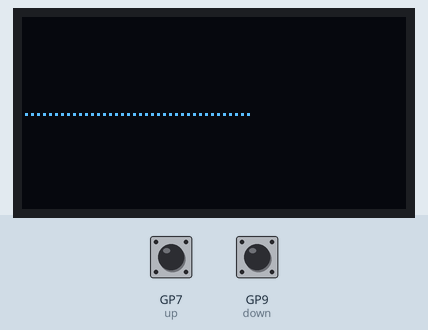
Recording of a program running on a simulated Raspberry Pi Pico running MicroPython. Parts: 128×64 one-colour display. The test bench sets the inputs (shaded band); at power-on: GP7 (up) HIGH, GP9 (down) HIGH.

Above: at 1.2 s.
1.3 s: GP7 (up) pulled LOW for 0.15 s
At 1.7 s:
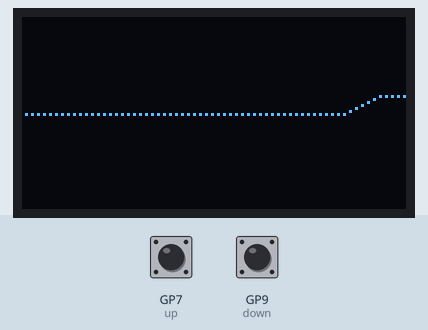
2.0 s: GP9 (down) pulled LOW for 1 s
At 2.28 s:
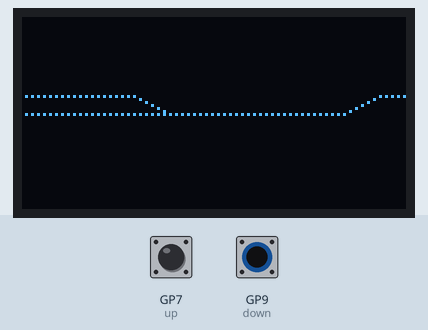
3.6 s: GP7 (up) pulled LOW for 1 s
At 4.49 s:
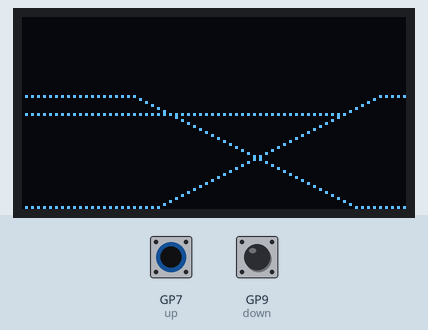
5.2 s: GP9 (down) pulled LOW for 0.15 s
At 6.14 s:
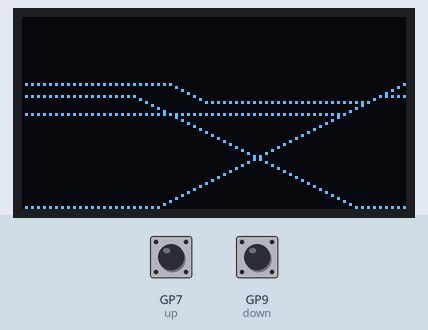
Timing chart, 0 to 6.9 s (numbered marks = the images above; inputs shaded):
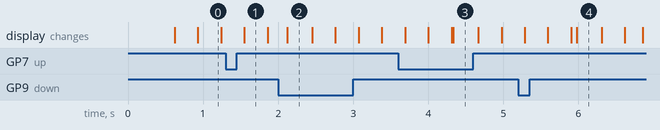

Measured:
- after the input at 1.3 s, the display: changes after 0.25 s (image 1)

The program:

assignment-1.3.py
```python
import machine
from machine import Pin, I2C
from ssd1306 import SSD1306_I2C
import utime

# Microbuttons connections to Pico's GPIOs
SW_2 = 7
SW_1 = 8
SW_0 = 9

# Microbuttons
down = Pin(SW_0, Pin.IN, Pin.PULL_UP)
reset = Pin(SW_1, Pin.IN, Pin.PULL_UP)
up = Pin(SW_2, Pin.IN, Pin.PULL_UP)

# OLED I2C connection to Pico's GPIOS
OLED_SDA = 14
OLED_SCL = 15

# Initialize I2C to control the OLED
i2c = I2C(1, scl=Pin(OLED_SCL), sda=Pin(OLED_SDA), freq=400000)
OLED_WIDTH, OLED_HEIGHT = 128, 64
oled = SSD1306_I2C(OLED_WIDTH, OLED_HEIGHT, i2c)

# Global variables for OLED position
a = 0  # x
b = OLED_HEIGHT // 2  # Y

# Main loop:
while True:
    a += 1
    if not up.value():
        b = max(0,b-1)
    if not down.value():
        b = min(OLED_HEIGHT - 1, b + 1)
    if not reset.value():
        oled.fill(0)
        a = 0
        b = OLED_HEIGHT // 2

    oled.pixel(a,b,1)
    oled.show()
    a = (a + 1) % oled.width
```
